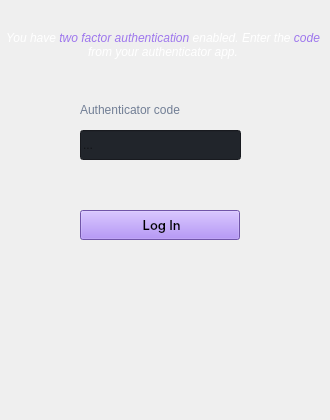
                   <widget class="QWidget" name="twofactor">
                    <widget class="QLabel" name="motto_3">
                     <property name="geometry">
                      <rect>
                       <x>0</x>
                       <y>20</y>
                       <width>321</width>
                       <height>51</height>
                      </rect>
                     </property>
                     <property name="styleSheet">
                      <string notr="true">font: 600 9pt &quot;Space Grotesk Medium&quot;;
background: transparent;
padding-left: 5px;</string>
                     </property>
                     <property name="text">
                      <string>&lt;html&gt;&lt;head/&gt;&lt;body&gt;&lt;p&gt;&lt;span style=&quot; font-style:italic; color:#ffffff;&quot;&gt;You have &lt;/span&gt;&lt;span style=&quot; font-style:italic; color:#9e77ed;&quot;&gt;two factor authentication&lt;/span&gt;&lt;span style=&quot; font-style:italic; color:#ffffff;&quot;&gt; enabled. Enter the &lt;/span&gt;&lt;span style=&quot; font-style:italic; color:#9e77ed;&quot;&gt;code&lt;/span&gt;&lt;span style=&quot; font-style:italic; color:#ffffff;&quot;&gt; from your authenticator app.&lt;/span&gt;&lt;/p&gt;&lt;/body&gt;&lt;/html&gt;</string>
                     </property>
                     <property name="alignment">
                      <set>Qt::AlignCenter</set>
                     </property>
                     <property name="wordWrap">
                      <bool>true</bool>
                     </property>
                    </widget>
                    <widget class="QPushButton" name="twofactor_button">
                     <property name="geometry">
                      <rect>
                       <x>80</x>
                       <y>210</y>
                       <width>160</width>
                       <height>30</height>
                      </rect>
                     </property>
                     <property name="minimumSize">
                      <size>
                       <width>150</width>
                       <height>30</height>
                      </size>
                     </property>
                     <property name="font">
                      <font>
                       <family>Inter Medium</family>
                       <pointsize>10</pointsize>
                       <italic>false</italic>
                       <bold>false</bold>
                      </font>
                     </property>
                     <property name="cursor">
                      <cursorShape>PointingHandCursor</cursorShape>
                     </property>
                     <property name="styleSheet">
                      <string notr="true">QPushButton {
background-color: #9e77ed;
font: 10pt &quot;Inter Medium&quot;;
}
QPushButton:hover {
	background-color: rgb(168, 128, 255);
}
QPushButton:pressed {	
	background-color: rgb(255, 243, 239);
	font: 10pt &quot;Inter Medium&quot;;
	icon: url(:/icons/images/icons/log-in_purple.png);
	color: #9e77ed;
}</string>
                     </property>
                     <property name="text">
                      <string> Log In</string>
                     </property>
                     <property name="icon">
                      <iconset resource="resources.qrc">
                       <normaloff>:/icons/images/icons/login.png</normaloff>:/icons/images/icons/login.png</iconset>
                     </property>
                    </widget>
                    <widget class="QLabel" name="passwordLabel_2">
                     <property name="geometry">
                      <rect>
                       <x>80</x>
                       <y>100</y>
                       <width>151</width>
                       <height>20</height>
                      </rect>
                     </property>
                     <property name="styleSheet">
                      <string notr="true">color: rgb(113, 126, 149);</string>
                     </property>
                     <property name="lineWidth">
                      <number>1</number>
                     </property>
                     <property name="text">
                      <string>Authenticator code</string>
                     </property>
                     <property name="alignment">
                      <set>Qt::AlignLeading|Qt::AlignLeft|Qt::AlignVCenter</set>
                     </property>
                    </widget>
                    <widget class="QLineEdit" name="twofactor_field">
                     <property name="geometry">
                      <rect>
                       <x>80</x>
                       <y>130</y>
                       <width>161</width>
                       <height>30</height>
                      </rect>
                     </property>
                     <property name="minimumSize">
                      <size>
                       <width>0</width>
                       <height>30</height>
                      </size>
                     </property>
                     <property name="styleSheet">
                      <string notr="true">background-color: rgb(33, 37, 43);</string>
                     </property>
                     <property name="inputMask">
                      <string/>
                     </property>
                     <property name="text">
                      <string/>
                     </property>
                     <property name="echoMode">
                      <enum>QLineEdit::Password</enum>
                     </property>
                     <property name="placeholderText">
                      <string>...</string>
                     </property>
                    </widget>
                    <widget class="QLabel" name="twofactor_responselabel">
                     <property name="geometry">
                      <rect>
                       <x>0</x>
                       <y>370</y>
                       <width>321</width>
                       <height>41</height>
                      </rect>
                     </property>
                     <property name="styleSheet">
                      <string notr="true">color: rgb(113, 126, 149);</string>
                     </property>
                     <property name="lineWidth">
                      <number>1</number>
                     </property>
                     <property name="text">
                      <string/>
                     </property>
                     <property name="alignment">
                      <set>Qt::AlignCenter</set>
                     </property>
                    </widget>
                   </widget>
